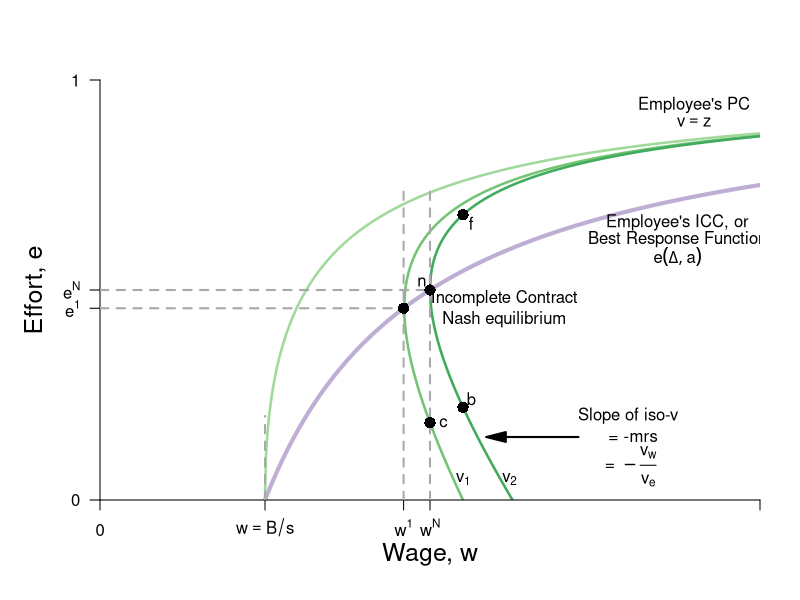

Write R code to recreate this figure.
require(ggplot2)
require(shape)
pdf(file = "employment/employment_brf_pc.pdf", width = 9, height = 7)

#Set parameters for graphics
axislabelsize <- 1.5
labelsize <- 1.1
graphlinewidth <- 2.5
segmentlinewidth <- 2

#The equation is below when v = 0. See Wolfram Alpha output. 
isov <- function(w, delta = 5) {
}

isovhigh1 <- function(w, delta = 5, v = 5){
  (sqrt(w^2 - 4 * delta * v) - w + 2*v)/( 2 * v )
}

isovlow1 <- function(w, delta = 5, v = 5){
  (-sqrt(w^2 - 4 * delta * v) - w + 2*v)/( 2 * v )
}

isovhigh2 <- function(w, delta = 5, v = 15){
  (sqrt(w^2 - 4 * delta * v) - w + 2*v)/( 2 * v )
}

isovlow2 <- function(w, delta = 5, v = 15){
  (-sqrt(w^2 - 4 * delta * v) - w + 2*v)/( 2 * v )
}

isovhigh3 <- function(w, delta = 5, v = 20){
  (sqrt(w^2 - 4 * delta * v) - w + 2*v)/( 2 * v )
}

isovlow3 <- function(w, delta = 5, v = 20){
  (-sqrt(w^2 - 4 * delta * v) - w + 2*v)/( 2 * v )
}

brfFn <- function(w, delta = 5) {
  1 - (2*delta) /w
}

#This is evaluated for p = 12; q = 12/(8*sqrt(12^2 - 4*delta1*v1)) - 1/8 for the slope
#At p = 12; q = (-sqrt(12^2 - 4*v1*delta1) - 12 + 2*v1)/(2*v1) = 0.799
tangencyLine <- function(w){
  (w*(0.05))
}



COL <- c("#f7fcf5", "#e5f5e0", "#c7e9c0", "#a1d99b", "#74c476", "#41ab5d", "#238b45", "#005a32")
par(mar =  c(5, 5, 4, 2))
xlims <- c(0, 40)
ylims <- c(0, 1)

plot(0, 0, xlim = xlims, ylim = ylims, type = "n",
     xlab = expression(paste("Wage, ", w)),
     ylab = expression(paste("Effort, ", e)),
     xaxt = "n", 
     yaxt = "n", 
     cex.lab = axislabelsize, 
     line = 2.5,
     bty = "n", 
     xaxs="i", 
     yaxs="i")


npts <- 500 
npts2 <- 501
#Specify the sequences of points for graphing. 
xx0 <- seq(5, xlims[2], length.out = npts)
xx1 <- seq(10, xlims[2], length.out = npts)
xx2 <- seq(5, 15, length.out = npts)
xx3 <- seq(10, xlims[2], length.out = npts2)
xx4 <- seq(xlims[1], 10, length.out = npts2)
#For below, I solved sqrt(p^2 - 200) - p + 200/p = 0, getting p = 10*sqrt(2) = 14.14214
xx5 <- seq( 18.43909, xlims[2], length.out = npts2)
xx6 <- seq( 18.43909, 25, length.out = npts2)
xx7 <- seq(20, xlims[2], length.out = npts2)
xx8 <- seq(xlims[1], 25, length.out = npts2)

#Draw the lines for the graphs
#lines(xx0, isov(xx0, delta = 5), col = COL[3], lwd = graphlinewidth)
lines(xx1, brfFn(xx1), col = "#beaed4", lwd = 4)
#lines(xx2, tangencyLine(xx2), col = "darkgrey", lwd = 3, lty = 2)
lines(xx3, isovhigh1(xx3, v = 5, delta = 5), col = COL[4], lwd = graphlinewidth)
lines(xx4, isovlow1(xx4, v = 5, delta = 5), col = COL[4], lwd = graphlinewidth)
lines(xx5, isovhigh2(xx5, v = 17, delta = 5), col = COL[5], lwd = graphlinewidth)
lines(xx6, isovlow2(xx6, v = 17, delta = 5), col = COL[5], lwd = graphlinewidth)
lines(xx7, isovhigh3(xx7, v = 20, delta = 5), col = COL[6], lwd = graphlinewidth)
lines(xx8, isovlow3(xx8, v = 20, delta = 5), col = COL[6], lwd = graphlinewidth)

#Customize ticks and labels for the plot
ticksy <- c(0, brfFn(w = 18.4), 0.5, 1)
#ylabels <- c(0, expression(paste(frac(1,2))), 1)
ylabels <- c(0, expression(paste(e^1)), expression(paste(e^N)), 1)
ticksx <- c(0, 10, 18.4, 20, 40)
xlabels <- c(0, expression(paste(w == B/s)), expression(paste(w^1)), expression(paste(w^N)) , NA)
axis(1, at = ticksx, pos = 0, labels = xlabels)
axis(2, at = ticksy, pos = 0, labels = ylabels, las = 1)

#Annotation of the three graphs and the NE
#text(5, 0.3, expression(paste("Iso-profit: ", frac(q, p) ," = ", frac(1, 8*delta))))
#text(35, 0.62, expression(paste("BRF: q = ", 1 - frac(2*delta, p))))
#text(3.9, 0.05, expression(paste(v[0],  " = z")))
#text(9.5, 0.05, expression(paste(v[1])))
text(22, 0.05, expression(paste(v[1])))
text(24.8, 0.05, expression(paste(v[2])))
text(35, 0.66, expression(paste("Employee's ICC, or")))
text(35, 0.62, expression(paste("Best Response Function")))
text(35, 0.58, expression(paste(e(Delta, a))))
text(36, 0.94, expression(paste("Employee's PC")))
text(36, 0.9, expression(paste(v == z)))


#Lines for the coordinates of the Nash equilbrium
#segments(5, 0, 5, 1, lty = 2, col = "darkgray", lwd = 3)
segments(10, 0, 10, 0.2, lty = 2, col = "darkgray", lwd = 2)
segments(20, 0, 20, 0.75, lty = 2, col = "darkgray", lwd = 2)
segments(0, 0.5, 20, 0.5, lty = 2, col = "darkgray", lwd = 2)
#segments(14.14214, 0.15, 14.14214, 0.45, lty = 2, col = "darkgray", lwd = 3)
text(19.5, 0.52, expression(n))
text(24.5, 0.48, expression(paste("Incomplete Contract")))
text(24.5, 0.43, expression(paste("Nash equilibrium")))

#Arrows and rent label
# Arrows(15, 0.8, 19.3, 0.8,  col = "black", lty = 1, lwd = 2, arr.type = "triangle")
# Arrows(15, 0.8, 10.8, 0.8,  col = "black", lty = 1, lwd = 2, arr.type = "triangle")
# text(14.8, 0.95, expression(paste("Rent at")))
# text(14.8, 0.9, expression(paste("Incomplete Contract")))
# text(14.8, 0.85, expression(paste("Nash Equilibrium")))

#Arrows and slope of iso-v label
Arrows(29, 0.15, 24, 0.15,  col = "black", lty = 1, lwd = 2, arr.type = "triangle")
text(32, 0.2, expression(paste("Slope of iso-v")))
text(32.3, 0.15, expression(paste(" = -mrs ")))
text(32, 0.08, expression(paste(" = " -frac(v[w], v[e]))))



#Add a point for the NE
points(20, 0.5, pch = 16, col = "black", cex = 1.5)

segments(18.4, 0, 18.4, 0.75, lty = 2, col = "darkgray", lwd = 2)
segments(0, brfFn(w = 18.4), 18.4, brfFn(w = 18.4), lty = 2, col = "darkgray", lwd = 2)
points(18.4, brfFn(w = 18.4), pch = 16, col = "black", cex = 1.5)

#Add a point for b & complete contract NE label
#points(10, 0.5, pch = 16, col = "black", cex = 1.5)
#text(10.5, 0.47, expression(b))
# text(5, 0.58, expression(paste("Complete Contract")))
# text(5, 0.53, expression(paste("Nash equilibrium")))

#Add a point for c
#Figure out q for p = 14.14214: q = 1 - 2delta/p = 1 - (2*5)/14.14214 =  0.2928934
points(20, 0.1839422, pch = 16, col = "black", cex = 1.5)
text(20.8, 0.1839422, expression(c))

points(22, isovhigh3(22, v = 20, delta = 5), pch = 16, col = "black", cex = 1.5)
text(22 + 0.5, isovhigh3(22, v = 20, delta = 5) - 0.02, expression(f))
points(22, isovlow3(22, v = 20, delta = 5), pch = 16, col = "black", cex = 1.5)
text(22 + 0.5, isovlow3(22, v = 20, delta = 5) + 0.02, expression(b))

#Add a point for f. referred to in the text
#points(12, 0.82, pch = 16, col = "black", cex = 1.2)
#text(12, 0.85, expression(paste("NE")))

#Arrow to Pareto-improving Lens
#Arrows(20, 0.8, 23.8, 0.68, col = "black", lty = 1, lwd = 3)
#text(20, 0.82, expression(paste("Pareto-Improving Lens")))

dev.off()
